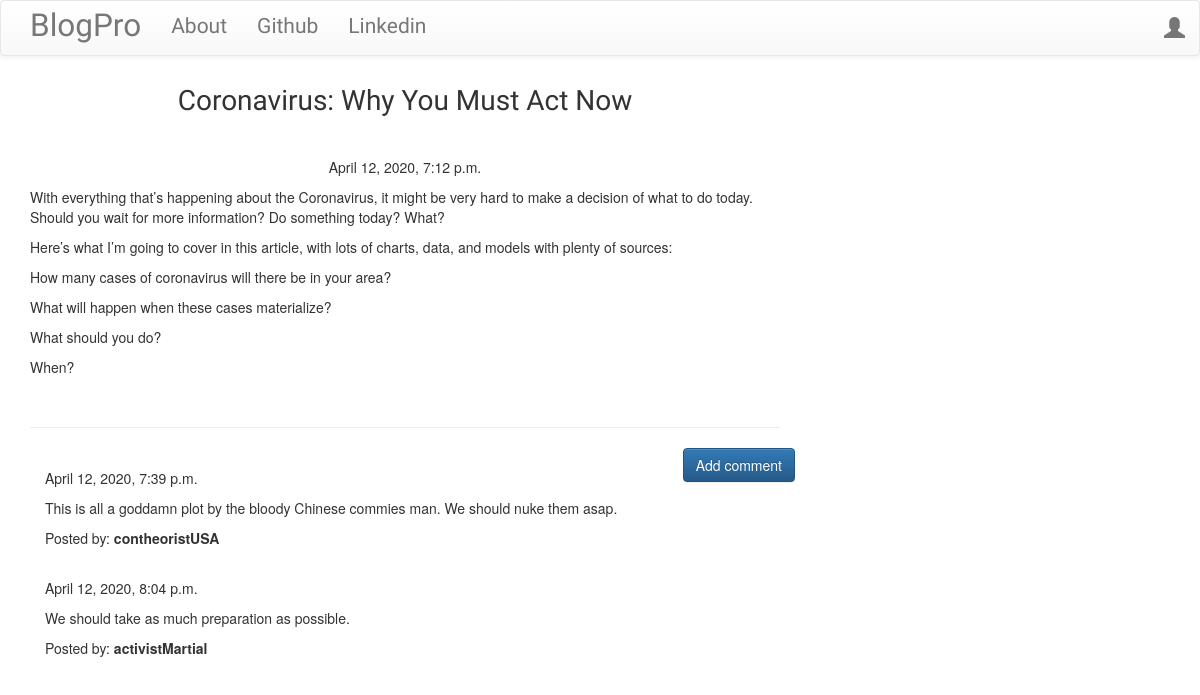
The app's page /post/1/ with its own data.
### blog/models.py (models this page shows, shortened)
class Post(models.Model):
    author = models.ForeignKey('auth.User', on_delete=models.CASCADE)
    title = models.CharField(max_length = 200)
    text = models.TextField()
    create_date = models.DateTimeField(default = timezone.now)
    published_date = models.DateTimeField(blank = True, null = True)

class Comment(models.Model):
    post = models.ForeignKey('blog.Post', related_name = 'comments', on_delete = models.CASCADE)
    author = models.CharField(max_length = 256)
    text = models.TextField()
    create_date = models.DateTimeField(default = timezone.now)
    approved_comment = models.BooleanField(default = False)

### blog/views.py (the view)
# urls.py: path('post/<int:pk>/', views.PostDetailView.as_view(), name = 'post_detail'),
class PostDetailView(DetailView):
    model = Post

### blog/templates/blog/post_detail.html (shortened to what this page needs)
{% extends 'blog/base.html' %}
{% block content %}
        <h1 class='posttitle loader'>{{ post.title }}</h1>
        {% if post.published_date %}
            <div class="date postdate">
                {{ post.published_date }}
            </div>
        {% else %}
            <a class="btn btn-primary" href="{% url 'post_publish' pk=post.pk %}">Publish</a>
        {% endif %}
      <p class='postcontent' >{{ post.text|safe|linebreaksbr }}</p>
  <hr>
  <a class="btn btn-primary btn-comment" href="{% url 'add_comment_to_post' pk=post.pk %}">Add comment</a>
  <div class="container">
  {% for comment in post.comments.all %}
  <br>
      {% if user.is_authenticated or comment.approved_comment %}
              {{ comment.create_date }}
          <p>{{ comment.text|safe|linebreaks }}</p>
          <p>Posted by: <strong>{{ comment.author }}</strong></p>
      {% endif %}
  {% empty %}
      <p>No comments posted.</p>
  {% endfor %}
</div>
{% endblock %}

### blog/static/css/blog.css (style rules this page uses)
.postdate { text-align: center; }
.posttitle { font-family: 'Girassol', cursive; font-size: 2.0em; text-align: center; }
.postcontent { font-family: 'Montaga', serif; font-size: 1.5em; }
.btn-comment { position: absolute; right: 0px; }
.loader { padding-bottom: 30px; filter:hue-rotate(0deg); color:linear-gradient(45deg,#0f8,#08f); animation:hue 10000ms infinite linear; }

### blog/static/css/about.css (style rules this page uses)
body, html { height: 100%; margin: 0; }

### records on screen
Post: title "Coronavirus: Why You Must Act Now", published_date "April 12, 2020, 7:12 p.m.", text "With everything that’s happening about the Coronavirus, it might be very hard to make a decision of what to do today. Should you wait for more information? Do something today? What? Here’s what I’m going to cover in this article, with lots of charts, data, and models with plenty of sources: How many cases of coronavirus will there be in your area? What will happen when these cases materialize? What should you do? When?"
Comment: create_date "April 12, 2020, 7:39 p.m.", text "This is all a goddamn plot by the bloody Chinese commies man. We should nuke them asap.", author "contheoristUSA"
Comment: create_date "April 12, 2020, 8:04 p.m.", text "We should take as much preparation as possible.", author "activistMartial"
